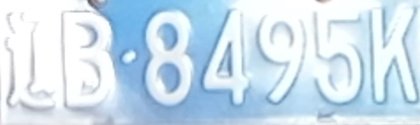
%> input picture Learning_Matlab/Integral Image/img (13).jpg, 420 x 125 px, shrunk from 958 x 284 before the run
$ octave Integral_Image.m   (GNU Octave 9; MATLAB toolbox functions it lacks are replaced by stand-ins)
%> lines starting %> are read from the running program, lines starting %| are printed output that depends on the picture; in (x1, y1, x2, y2) boxes, pixels count from 0 and x2, y2 are one past the last pixel; in counts of white or black regions, pixels touching at a corner belong together; the program's own positions count from 1
clc;
clear all;

% inputimage = imread('text-2.jpg');
inputimage = imread('img (13).jpg');
%> inputimage is the input picture: size 125x420x3 uint8; mean R, G, B 204.9, 224.5, 238.4

if ndims(inputimage) == 3
    inputimage = rgb2gray(inputimage);
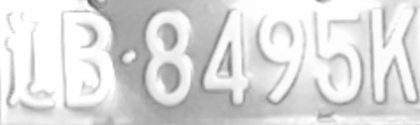
%> inputimage: size 125x420 uint8; min 84, max 255, mean 220.2
end
figure;
imshow(inputimage);title('input');
inputimage = double(inputimage);
%> inputimage: size 125x420 double
figure;
imshow(inputimage);title('double');
[width, height] = size(inputimage);
%> width = 125; height = 420
outputbinaryimage = zeros(width,height);
% s and t(in paper)
s = width/4;
%> s = 31.25
t = 15;
intimg = ones(width,height).*255;
for i = 1:width
    sum = 0;
    for j = 1:height
        sum = sum + inputimage(i,j);
        if i == 1
            intimg(i,j) = sum;
        else
            intimg(i,j) = intimg(i-1,j) + sum;
        end
    end
end
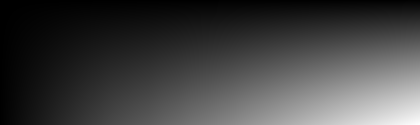
%> intimg: size 125x420 double; min 255, max 11561993, mean 2968299.1; drawn with min black and max white
sum = 0;
count = 0;
w = width;
%> w = 125
h = height;
%> h = 420
for i=1:w
    for j = 1:h
        x1 = round(i-s/2);
        if x1 <1
            x1 = 1;
        end

        x2 = round(i+s/2);
        if x2 >=w
           x2 = w-1;
        end

        y1 = round(j - s/2);
        if y1 < 1
            y1 = 1;
        end

        y2 = round(j + s/2);
        if y2>=h
            y2 = h-1;
        end

        count = (x2-x1)*(y2-y1);
        sum = intimg(x2+1,y2+1) - intimg(x2+1,y1) - intimg(x1,y2+1) + intimg(x1,y1);

%          a = inputimage(i,j) * count;
%          b = sum * (100.0 - t)/100;
%         a,b;
        if (inputimage(i,j) * count) <= (sum * (100.0 - t)/100)

            outputbinaryimage(i,j) = 0;
        else
            outputbinaryimage(i,j) = 255;
        end
    end
end
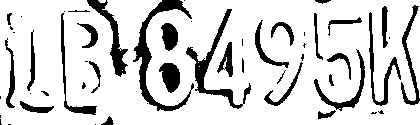
%> outputbinaryimage: size 125x420 double; 83.4% white; 53 black regions (23 under 20 px), largest, box (x1, y1, x2, y2) and area: (133, 0, 194, 111) 1268, (186, 9, 251, 109) 980, (87, 0, 128, 77) 738

figure;
imshow(outputbinaryimage);
pause;
close all;

$ run again, with Learning_Matlab/Integral Image/img (1).jpg copied over Learning_Matlab/Integral Image/img (13).jpg
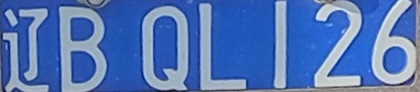
%> input picture Learning_Matlab/Integral Image/img (1).jpg, 420 x 92 px, shrunk from 1797 x 393 before the run
%> inputimage is the input picture: size 92x420x3 uint8; mean R, G, B 81.9, 116.3, 181.4
%> `inputimage = rgb2gray(inputimage);`:
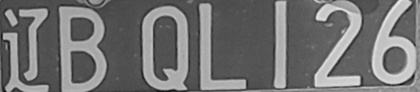
%> inputimage: size 92x420 uint8; min 15, max 238, mean 113.4
%> after the loop `for i=1:w`:
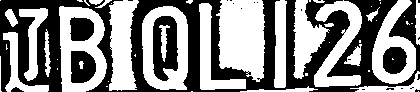
%> outputbinaryimage: size 92x420 double; 52.2% white; 24 black regions (18 under 20 px), largest, box (x1, y1, x2, y2) and area: (0, 0, 420, 92) 15490, (153, 16, 178, 81) 1176, (71, 51, 96, 83) 664, (383, 47, 407, 74) 530, (70, 17, 94, 41) 487, (11, 87, 24, 92) 40

$ run again, with Learning_Matlab/Integral Image/img (10).jpg copied over Learning_Matlab/Integral Image/img (13).jpg
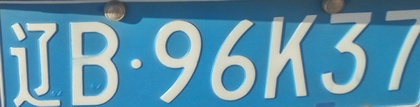
%> input picture Learning_Matlab/Integral Image/img (10).jpg, 420 x 107 px, shrunk from 2034 x 519 before the run
%> inputimage is the input picture: size 107x420x3 uint8; mean R, G, B 92.1, 146, 170.5
%> `inputimage = rgb2gray(inputimage);`:
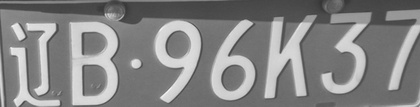
%> inputimage: size 107x420 uint8; min 53, max 244, mean 132.7
%> after the loop `for i=1:w`:
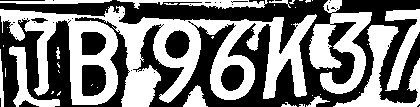
%> outputbinaryimage: size 107x420 double; 48.5% white; 40 white regions (26 under 20 px), largest, box (x1, y1, x2, y2) and area: (0, 6, 317, 107) 13189, (309, 0, 372, 94) 2812, (333, 25, 420, 107) 2011
